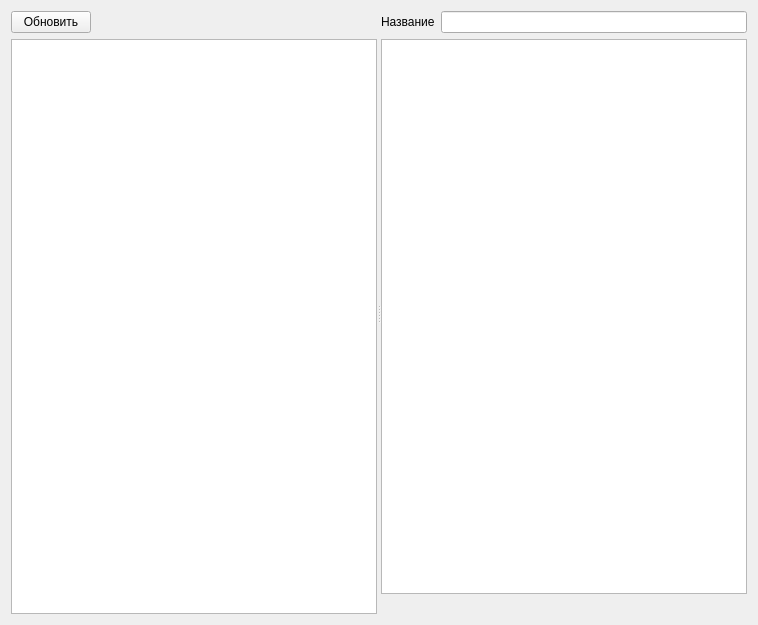
<?xml version="1.0" encoding="UTF-8"?>
<ui version="4.0">
 <class>FormProgWire</class>
 <widget class="QWidget" name="FormProgWire">
  <property name="geometry">
   <rect>
    <x>0</x>
    <y>0</y>
    <width>758</width>
    <height>625</height>
   </rect>
  </property>
  <property name="windowTitle">
   <string>Form</string>
  </property>
  <layout class="QVBoxLayout" name="verticalLayout_3">
   <item>
    <widget class="QSplitter" name="splitter">
     <property name="orientation">
      <enum>Qt::Orientation::Horizontal</enum>
     </property>
     <widget class="QWidget" name="layoutWidget">
      <layout class="QVBoxLayout" name="verticalLayout_2">
       <item>
        <layout class="QHBoxLayout" name="horizontalLayout">
         <item>
          <widget class="QPushButton" name="pushButtonUpd">
           <property name="text">
            <string>Обновить</string>
           </property>
          </widget>
         </item>
         <item>
          <spacer name="horizontalSpacer">
           <property name="orientation">
            <enum>Qt::Orientation::Horizontal</enum>
           </property>
           <property name="sizeHint" stdset="0">
            <size>
             <width>40</width>
             <height>20</height>
            </size>
           </property>
          </spacer>
         </item>
        </layout>
       </item>
       <item>
        <widget class="RestTableView" name="tableViewProg"/>
       </item>
      </layout>
     </widget>
     <widget class="QWidget" name="layoutWidget">
      <layout class="QVBoxLayout" name="verticalLayout">
       <item>
        <layout class="QHBoxLayout" name="horizontalLayout_2">
         <item>
          <widget class="QLabel" name="label">
           <property name="text">
            <string>Название</string>
           </property>
          </widget>
         </item>
         <item>
          <widget class="QLineEdit" name="lineEditProgName"/>
         </item>
        </layout>
       </item>
       <item>
        <widget class="RestTableView" name="tableViewProgData"/>
       </item>
       <item>
        <layout class="QHBoxLayout" name="horizontalLayoutMap">
         <item>
          <spacer name="horizontalSpacerMap">
           <property name="orientation">
            <enum>Qt::Orientation::Horizontal</enum>
           </property>
           <property name="sizeHint" stdset="0">
            <size>
             <width>40</width>
             <height>20</height>
            </size>
           </property>
          </spacer>
         </item>
        </layout>
       </item>
      </layout>
     </widget>
    </widget>
   </item>
  </layout>
 </widget>
 <customwidgets>
  <customwidget>
   <class>RestTableView</class>
   <extends>QTableView</extends>
   <header>rest/resttableview.h</header>
  </customwidget>
 </customwidgets>
 <resources/>
 <connections/>
</ui>
